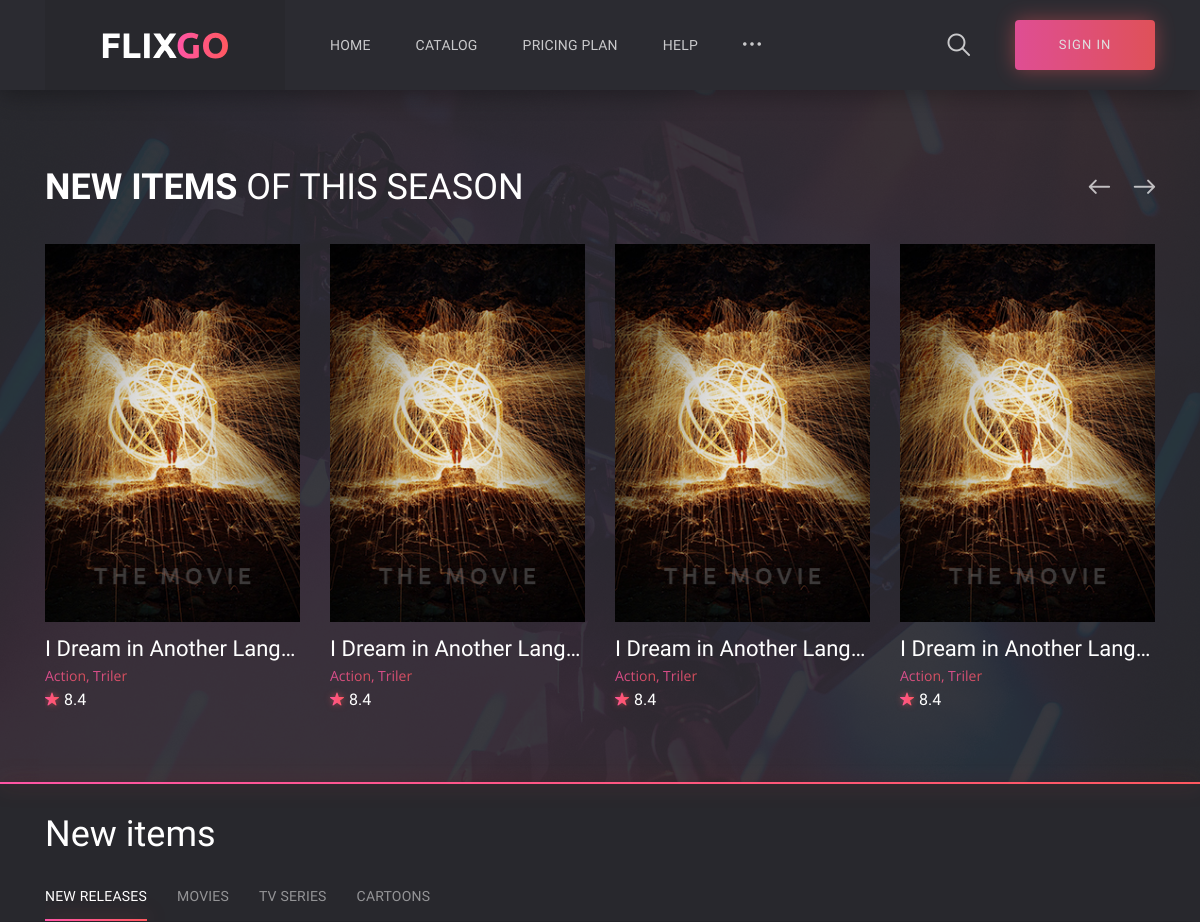
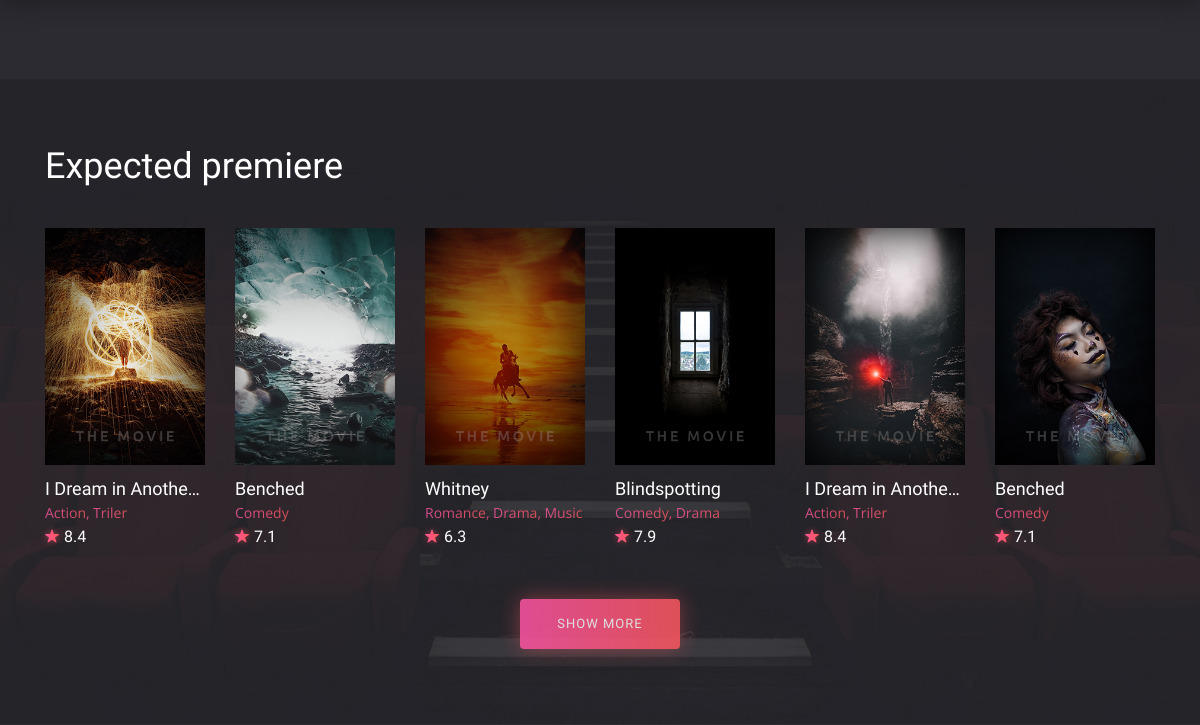
The app's page / (upper part), older data (2 pictures, top to bottom).
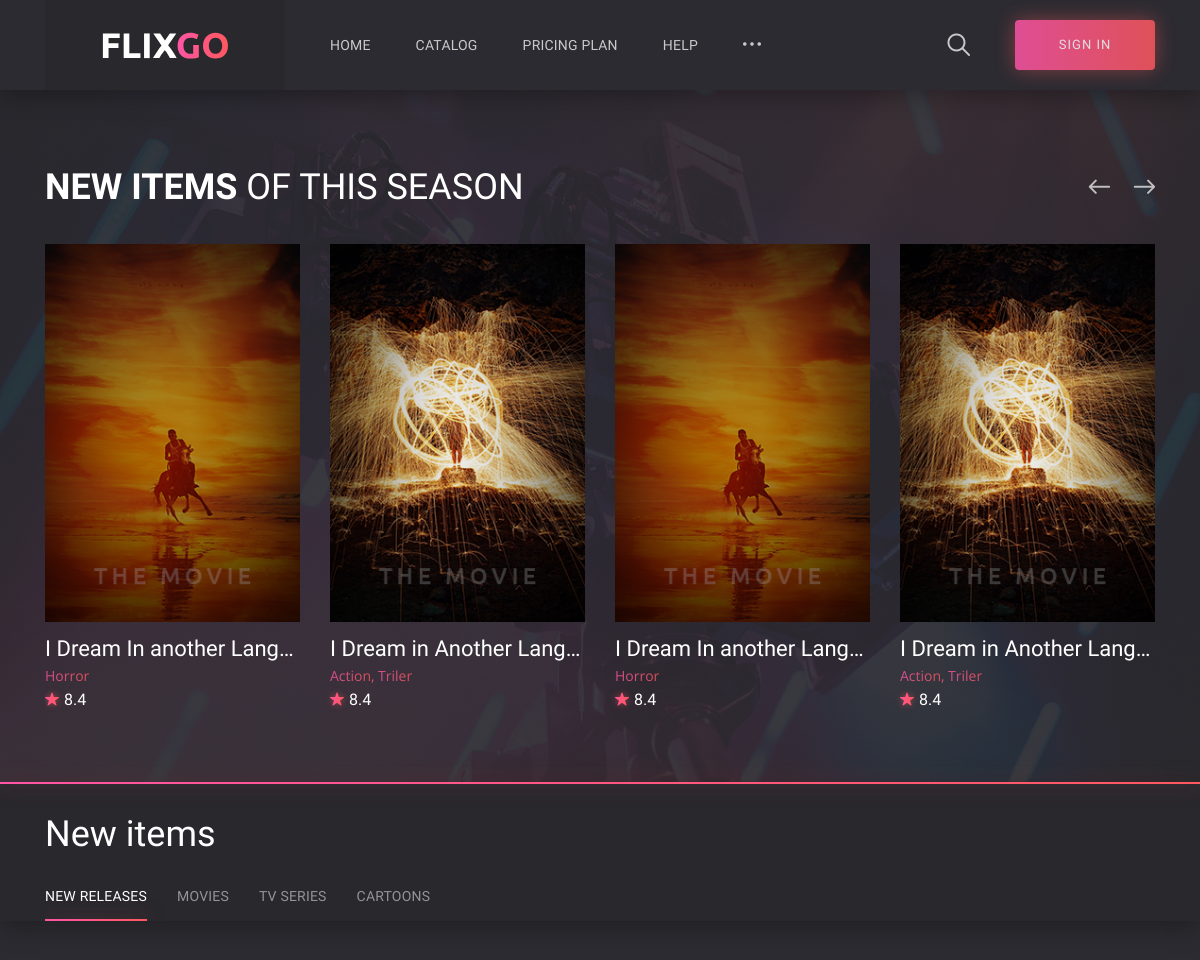
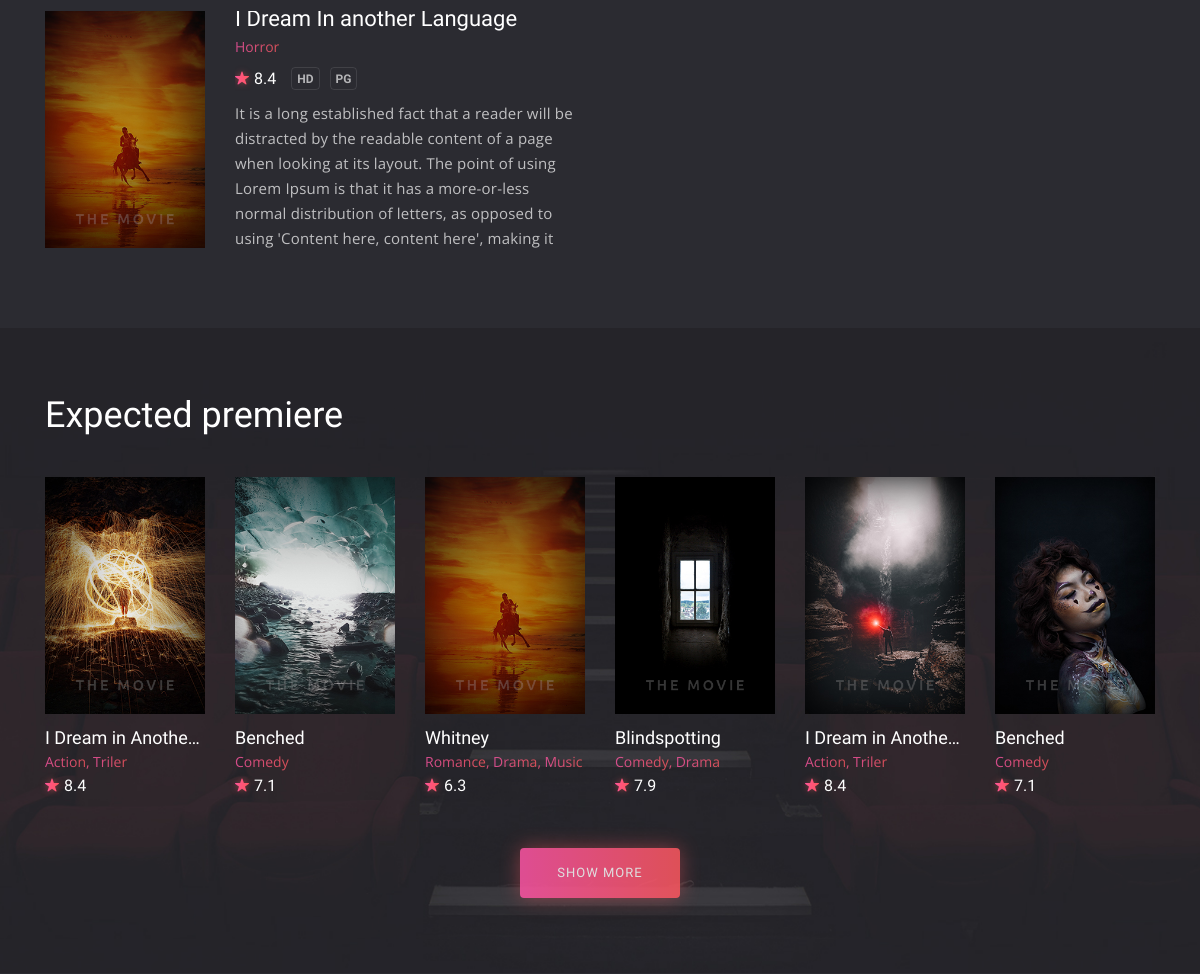
The same page, newer data (2 pictures, top to bottom).
### movies/models.py (models this page shows, shortened)
class Movie(models.Model):
    title = models.CharField(max_length=255)
    category = models.ForeignKey(Category, on_delete=models.CASCADE)
    plot = models.TextField()
    cover_image = models.ImageField(upload_to="images/movies/covers")
    cover_thumbnail = ImageSpecField(source='cover_image',
                                   processors = [ResizeToFill(270,400)],
                                   format='JPEG',
                                   options = {'quality':100})
    tags = models.ManyToManyField(Tag)
    slug = models.SlugField(blank=True)
    trailer = models.URLField()
    parental_guidance = models.CharField(choices=PG, max_length=50)
    is_hd = models.BooleanField(default=True)
    date_released = models.DateTimeField()
    def get_tags(self):
        return self.tags.all()

class Tag(models.Model):
     name = models.CharField(max_length=255)
     slug = models.SlugField(blank=True)

### movies/views.py (the view)
# urls.py: path("", IndexView, name='index'),
def IndexView(request, *args, **kwargs):
    new_movies = Movie.objects.all().order_by("-date_released")
    new_series = TvSeries.objects.all().order_by("-date_released")
    all_things = list(new_movies)+list(new_series)
    context = {
        'new_series':new_series[:18],
        'new_movies':new_movies[:18],
        'all_new': sorted(all_things, key=lambda x: x.date_released, reverse=True)[:10],
        'new_releases': sorted(all_things, key=lambda x: x.date_released, reverse=True)[:6]
    }
    return render(request, 'index.html', context)

### frontend/templates/index.html (shortened to what this page needs)
{% extends 'base.html' %}
{% load static %}
{% block body %}
	<section class="home">
		<div class="owl-carousel home__bg">
			<div class="item home__cover" data-bg="{% static 'img/home/home__bg.jpg' %}"></div>
		</div>
		<div class="container">
			<div class="row">
				<div class="col-12">
					<h1 class="home__title"><b>NEW ITEMS</b> OF THIS SEASON</h1>
					<button class="home__nav home__nav--prev" type="button">
						<i class="icon ion-ios-arrow-round-back"></i>
					</button>
					<button class="home__nav home__nav--next" type="button">
						<i class="icon ion-ios-arrow-round-forward"></i>
					</button>
				</div>
				<div class="col-12">
					<div class="owl-carousel home__carousel">
						{% for item in all_new %}
							<div class="item">
								<div class="card card--big">
									<div class="card__cover">
										<img src="{{ item.cover_thumbnail.url }}" alt="">
									</div>
									<div class="card__content">
										<h3 class="card__title"><a href="#">{{ item.title }}</a></h3>
										<span class="card__category">
											{% for tag in item.get_tags %}
												<a href="#">{{ tag.name }}</a>
											{% endfor %}
										</span>
										<span class="card__rate"><i class="icon ion-ios-star"></i>8.4</span>
									</div>
								</div>
							</div>
						{% endfor %}
						<div class="item">
							<div class="card card--big">
								<div class="card__cover">
									<img src="{% static 'img/covers/cover.jpg' %}" alt="">
								</div>
								<div class="card__content">
									<h3 class="card__title"><a href="#">I Dream in Another Language</a></h3>
									<span class="card__category">
										<a href="#">Action</a>
										<a href="#">Triler</a>
									</span>
									<span class="card__rate"><i class="icon ion-ios-star"></i>8.4</span>
								</div>
							</div>
						</div>
					</div>
				</div>
			</div>
		</div>
	</section>
	<section class="content">
		<div class="content__head">
			<div class="container">
				<div class="row">
					<div class="col-12">
						<h2 class="content__title">New items</h2>
						<ul class="nav nav-tabs content__tabs" id="content__tabs" role="tablist">
							<li class="nav-item">
								<a class="nav-link active" data-toggle="tab" href="#tab-1" role="tab" aria-controls="tab-1" aria-selected="true">NEW RELEASES</a>
							</li>
							<li class="nav-item">
								<a class="nav-link" data-toggle="tab" href="#tab-2" role="tab" aria-controls="tab-2" aria-selected="false">MOVIES</a>
							</li>
							<li class="nav-item">
								<a class="nav-link" data-toggle="tab" href="#tab-3" role="tab" aria-controls="tab-3" aria-selected="false">TV SERIES</a>
							</li>
							<li class="nav-item">
								<a class="nav-link" data-toggle="tab" href="#tab-4" role="tab" aria-controls="tab-4" aria-selected="false">CARTOONS</a>
							</li>
						</ul>
					</div>
				</div>
			</div>
		</div>
		<div class="container">
			<div class="tab-content" id="myTabContent">
				<div class="tab-pane fade show active" id="tab-1" role="tabpanel" aria-labelledby="1-tab">
					<div class="row">
						{% for item in new_releases %}
						<div class="col-6 col-sm-12 col-lg-6">
							<div class="card card--list">
								<div class="row">
									<div class="col-12 col-sm-4">
										<div class="card__cover">
											<img src="{{ item.cover_thumbnail.url }}" alt="">
										</div>
									</div>
									<div class="col-12 col-sm-8">
										<div class="card__content">
											<h3 class="card__title"><a href="#">{{ item.title }}</a></h3>
											<span class="card__category">
												{% for tag in item.get_tags %}
													<a href="#">{{ tag.name }}</a>
												{% endfor %}
											</span>
											<div class="card__wrap">
												<span class="card__rate"><i class="icon ion-ios-star"></i>8.4</span>
												<ul class="card__list">
													<li>HD</li>
													<li>{{ item.parental_guidance }}</li>
												</ul>
											</div>
											<div class="card__description">
												<p>It is a long established fact that a reader will be distracted by the readable content of a page when looking at its layout. The point of using Lorem Ipsum is that it has a more-or-less normal distribution of letters, as opposed to using 'Content here, content here', making it look like readable English.</p>
											</div>
										</div>
									</div>
								</div>
							</div>
						</div>
						{% endfor %}
					</div>
				</div>
			</div>
		</div>
	</section>
	<section class="section section--bg" data-bg="img/section/section.jpg">
		<div class="container">
			<div class="row">
				<div class="col-12">
					<h2 class="section__title">Expected premiere</h2>
				</div>
				<div class="col-6 col-sm-4 col-lg-3 col-xl-2">
					<div class="card">
						<div class="card__cover">
							<img src="{% static 'img/covers/cover.jpg' %}" alt="">
						</div>
						<div class="card__content">
							<h3 class="card__title"><a href="#">I Dream in Another Language</a></h3>
							<span class="card__category">
								<a href="#">Action</a>
								<a href="#">Triler</a>
							</span>
							<span class="card__rate"><i class="icon ion-ios-star"></i>8.4</span>
						</div>
					</div>
				</div>
				<div class="col-6 col-sm-4 col-lg-3 col-xl-2">
					<div class="card">
						<div class="card__cover">
							<img src="{% static 'img/covers/cover3.jpg' %}" alt="">
						</div>
						<div class="card__content">
							<h3 class="card__title"><a href="#">Benched</a></h3>
							<span class="card__category">
								<a href="#">Comedy</a>
							</span>
							<span class="card__rate"><i class="icon ion-ios-star"></i>7.1</span>
						</div>
					</div>
				</div>
				<div class="col-6 col-sm-4 col-lg-3 col-xl-2">
					<div class="card">
						<div class="card__cover">
							<img src="{% static 'img/covers/cover2.jpg' %}" alt="">
						</div>
						<div class="card__content">
							<h3 class="card__title"><a href="#">Whitney</a></h3>
							<span class="card__category">
								<a href="#">Romance</a>
								<a href="#">Drama</a>
								<a href="#">Music</a>
							</span>
							<span class="card__rate"><i class="icon ion-ios-star"></i>6.3</span>
						</div>
					</div>
				</div>
				<div class="col-6 col-sm-4 col-lg-3 col-xl-2">
					<div class="card">
						<div class="card__cover">
							<img src="{% static 'img/covers/cover6.jpg' %}" alt="">
						</div>
						<div class="card__content">
							<h3 class="card__title"><a href="#">Blindspotting</a></h3>
							<span class="card__category">
								<a href="#">Comedy</a>
								<a href="#">Drama</a>
							</span>
							<span class="card__rate"><i class="icon ion-ios-star"></i>7.9</span>
						</div>
					</div>
				</div>
				<div class="col-6 col-sm-4 col-lg-3 col-xl-2">
					<div class="card">
						<div class="card__cover">
							<img src="{% static 'img/covers/cover4.jpg' %}" alt="">
						</div>
						<div class="card__content">
							<h3 class="card__title"><a href="#">I Dream in Another Language</a></h3>
							<span class="card__category">
								<a href="#">Action</a>
								<a href="#">Triler</a>
							</span>
							<span class="card__rate"><i class="icon ion-ios-star"></i>8.4</span>
						</div>
					</div>
				</div>
				<div class="col-6 col-sm-4 col-lg-3 col-xl-2">
					<div class="card">
						<div class="card__cover">
							<img src="{% static 'img/covers/cover5.jpg' %}" alt="">
						</div>
						<div class="card__content">
							<h3 class="card__title"><a href="#">Benched</a></h3>
							<span class="card__category">
								<a href="#">Comedy</a>
							</span>
							<span class="card__rate"><i class="icon ion-ios-star"></i>7.1</span>
						</div>
					</div>
				</div>
				<div class="col-12">
					<a href="#" class="section__btn">Show more</a>
				</div>
			</div>
		</div>
	</section>
{% endblock body %}

### frontend/templates/base.html (shortened to what this page needs)
{% load static %}
<!DOCTYPE html>
<html lang="en">
<head>
	<link rel="stylesheet" href="{% static 'css/bootstrap-reboot.min.css' %}">
	<link rel="stylesheet" href="{% static 'css/bootstrap-grid.min.css' %}">
	<link rel="stylesheet" href="{% static 'css/owl.carousel.min.css' %}">
	<link rel="stylesheet" href="{% static 'css/jquery.mCustomScrollbar.min.css' %}">
	<link rel="stylesheet" href="{% static 'css/nouislider.min.css' %}">
	<link rel="stylesheet" href="{% static 'css/ionicons.min.css' %}">
	<link rel="stylesheet" href="{% static 'css/plyr.css' %}">
	<link rel="stylesheet" href="{% static 'css/photoswipe.css' %}">
	<link rel="stylesheet" href="{% static 'css/default-skin.css' %}">
	<link rel="stylesheet" href="{% static 'css/main.css' %}">
</head>
<body class="body">
	<header class="header">
		<div class="header__wrap">
			<div class="container">
				<div class="row">
					<div class="col-12">
						<div class="header__content">
							<a href="{% url 'movies:index' %}" class="header__logo">
								<img src="{% static 'img/logo.svg' %}" alt="">
							</a>
							<ul class="header__nav">
								<li class="header__nav-item">
									<a class="dropdown-toggle header__nav-link" href="#" role="button" id="dropdownMenuHome" data-toggle="dropdown" aria-haspopup="true" aria-expanded="false">Home</a>
								</li>
								<li class="header__nav-item">
									<a class="dropdown-toggle header__nav-link" href="#" role="button" id="dropdownMenuCatalog" data-toggle="dropdown" aria-haspopup="true" aria-expanded="false">Catalog</a>
								</li>
								<li class="header__nav-item">
									<a href="{% url 'movies:pricing' %}" class="header__nav-link">Pricing Plan</a>
								</li>
								<li class="header__nav-item">
									<a href="{% url 'movies:faq' %}" class="header__nav-link">Help</a>
								</li>
								<li class="dropdown header__nav-item">
									<a class="dropdown-toggle header__nav-link header__nav-link--more" href="#" role="button" id="dropdownMenuMore" data-toggle="dropdown" aria-haspopup="true" aria-expanded="false"><i class="icon ion-ios-more"></i></a>
								</li>
							</ul>
							<div class="header__auth">
								<button class="header__search-btn" type="button">
									<i class="icon ion-ios-search"></i>
								</button>
								<a href="signin.html" class="header__sign-in">
									<span>sign in</span>
								</a>
							</div>
						</div>
					</div>
				</div>
			</div>
		</div>
		<form action="#" class="header__search">
			<div class="container">
				<div class="row">
					<div class="col-12">
						<div class="header__search-content">
							<button type="button">search</button>
						</div>
					</div>
				</div>
			</div>
		</form>
	</header>
	{% block body %}
	{% endblock body %}
</body>
</html>

Row changes from the older to the newer data that the page shows:
added Movie: cover_thumbnail (picture), title "I Dream In another Lang…", title "I Dream In another Language", parental_guidance "PG"
added Tag: name "Horror"
